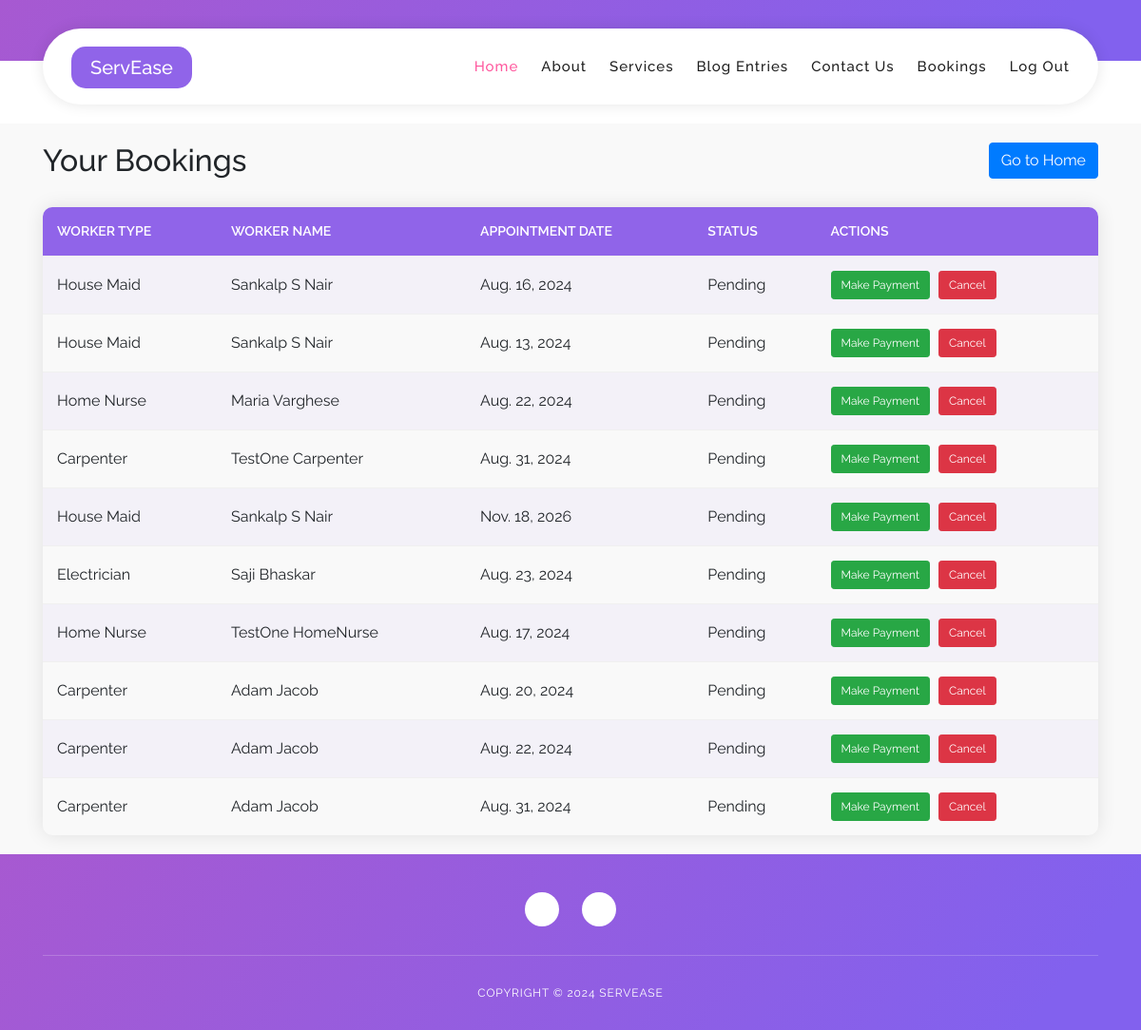
The app's page /view_bookings/ (signed in), older data.
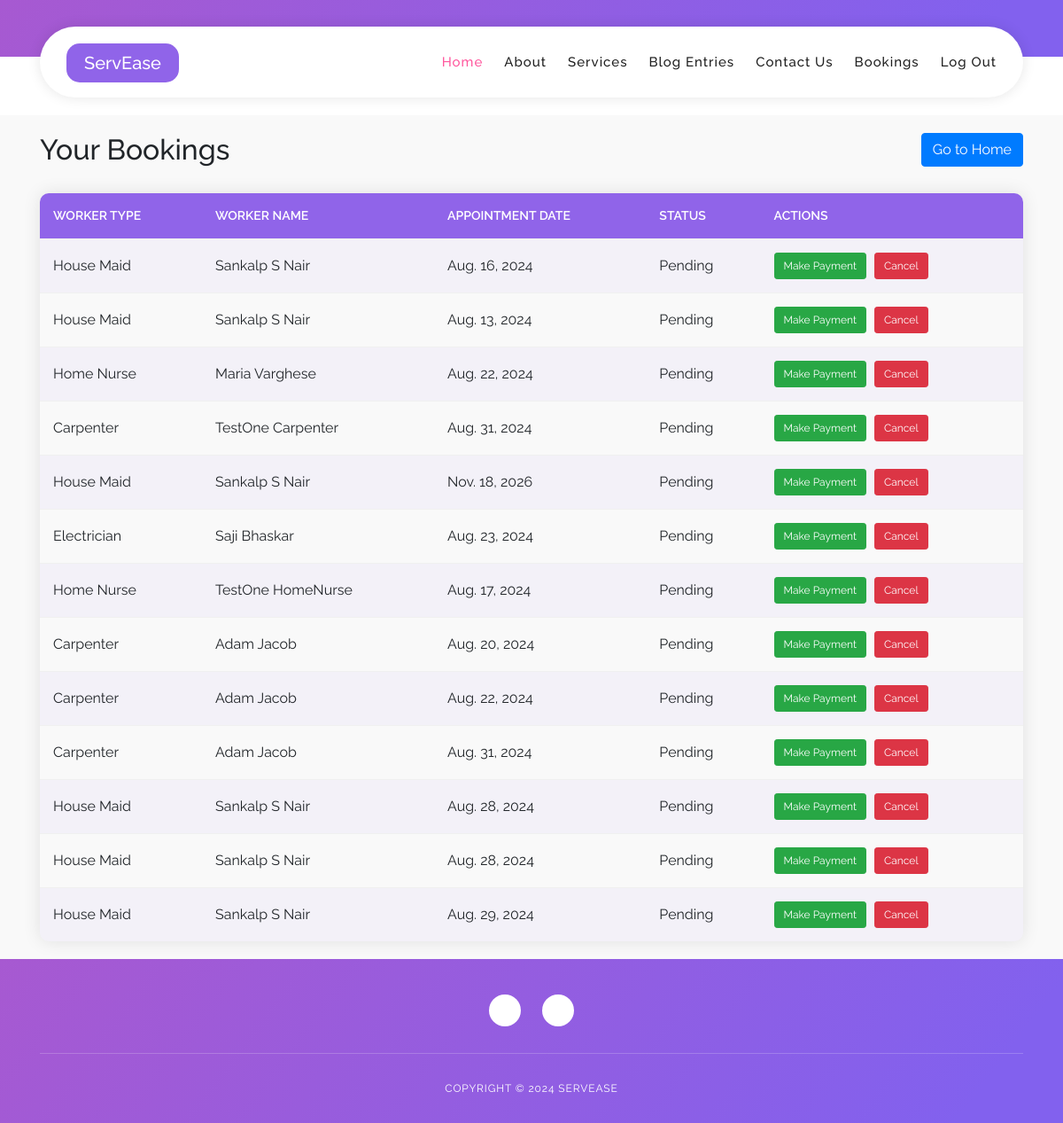
The same page, newer data.
### Home_app/models.py (models this page shows, shortened)
class Booking(models.Model):
    worker_id = models.ForeignKey('Users', on_delete=models.CASCADE, related_name='bookings')
    worker_type = models.CharField(max_length=50, choices=[
        ('House Maid', 'House Maid'),
        ('Carpenter', 'Carpenter'),
        ('Plumber', 'Plumber'),
        ('Electrician', 'Electrician'),
        ('Home Nurse', 'Home Nurse'),
    ])
    customer_id = models.ForeignKey('Users', on_delete=models.CASCADE, related_name='customer_bookings')
    appointment_date = models.DateField()
    appointment_time = models.TimeField()
    address = models.TextField()
    status = models.CharField(max_length=20, choices=[
        ('Pending', 'Pending'),
        ('Paid', 'Paid'),
        ('Confirmed', 'Confirmed'),
        ('Completed', 'Completed'),
        ('Cancelled', 'Cancelled'),
    ], default='Pending')
    service_type = models.CharField(max_length=100, blank=True)
    description = models.TextField(blank=True)
    pay_amount = models.DecimalField(max_digits=10, decimal_places=2, null=True, blank=True)
    hours_booked = models.PositiveIntegerField(default=1)
    class Meta:
        app_label = 'Home_app'

class Users(models.Model):
    user_id = models.AutoField(primary_key=True)
    firstname = models.CharField(max_length=20,blank=False)
    lastname = models.CharField(max_length=20,blank=False)
    email = models.EmailField(unique=True,blank=False)
    phone = models.CharField(max_length=10,null=True)
    address = models.TextField()
    place=models.CharField(max_length=30, blank=True)
    availability = models.IntegerField(default=0)
    district = models.CharField(max_length=20, blank=True)
    image = models.ImageField(upload_to='profile_pic', null=True, blank=True)
    password = models.CharField(max_length=256)
    usertype = models.CharField(max_length=20)
    active = models.BooleanField(default=True)

### Home_app/views.py (the view)
# urls.py: path('view_bookings/', views.view_bookings, name='view_bookings'),
@never_cache
def view_bookings(request):
    user_id = request.session.get('user_id')
    if not user_id:
        messages.warning(request, 'You need to log in first.')
        return redirect('login')
    bookings = Booking.objects.filter(customer_id=user_id)
    for booking in bookings:
        payment = Payments.objects.filter(booking_id=booking).first()
        booking.payment_status = payment.status if payment else 'Pending'
    context = {
        'bookings': bookings
    }
    return render(request, 'view_booking.html', context)

### templates/view_booking.html (shortened to what this page needs)
{% load static %}
<!DOCTYPE html>
<html lang="en">
  <head>
    <link rel="stylesheet" type="text/css" href="{% static 'css/bootstrap.min.css'%}">
    <link rel="stylesheet" type="text/css" href="{% static 'assets/css/font-awesome.css' %}">
    <link rel="stylesheet" href="{% static 'css/templatemo-softy-pinko.css' %}">
    </head>
    <header class="header-area header-sticky">
        <div class="container">
            <div class="row">
                <div class="col-12">
                    <nav class="main-nav">
                        <a href="#" class="logo">
                            <h5 class="serv">ServEase</h5>
                        </a>
                        <ul class="nav">
                            <li><a href="{% url 'home' %}" class="active" style="font-size: 15px;">Home</a></li>
                            <li><a href="#features" style="font-size: 15px;">About</a></li>
                            <li><a href="{%url 'services'%}" style="font-size: 15px;">Services</a></li>
                            <li><a href="#" style="font-size: 15px;">Blog Entries</a></li>
                            <li><a href="#" style="font-size: 15px;">Contact Us</a></li>
                            <li><a href="{% url 'view_bookings' %}" style="font-size: 15px;">Bookings</a></li>
                            <li><a href="{% url 'logout' %}" style="font-size: 15px;">Log Out</a></li>
                        </ul>
                    </nav>
                </div>
            </div>
        </div>
    </header>
    <footer>
        <div class="container">
            <div class="row">
                <div class="col-lg-12 col-md-12 col-sm-12">
                    <ul class="social">
                    </ul>
                </div>
            </div>
        </div>
    </footer>
    <section class="section" id="blog">
        <div class="container">
            <div class="row">
                <div class="offset-lg-3 col-lg-6">
                    <div class="center-text">
                        <br><br>
                    </div>
                </div>
            </div>
        </div>
    </section>
    <section id="profile" class="section home-feature">
        <div class="container">
            <div class="bookings-header">
                <h2>Your Bookings</h2>
                <a href="{% url 'home' %}" class="btn btn-primary">Go to Home</a>
            </div>
            {% if bookings %}
                <div class="table-responsive">
                    <table class="table table-striped table-hover">
                        <thead>
                            <tr>
                                <th>Worker Type</th>
                                <th>Worker Name</th>
                                <th>Appointment Date</th>
                                <th>Status</th>
                                <th>Actions</th>
                            </tr>
                        </thead>
                        <tbody>
                            {% for booking in bookings %}
                                <tr>
                                    <td>{{ booking.worker_type }}</td>
                                    <td>{{ booking.worker_id.firstname }} {{ booking.worker_id.lastname }}</td>
                                    <td>{{ booking.appointment_date }}</td>
                                    <td>{{ booking.status }}</td>
                                    <td class="action-buttons">
                                        {% if booking.status == 'Pending' %}
                                            <button class="btn btn-sm btn-success make-payment-btn" data-booking-id="{{ booking.id }}">Make Payment</button>
                                            <button class="btn btn-sm btn-danger cancel-booking-btn" data-booking-id="{{ booking.id }}">Cancel</button>
                                        {% elif booking.status == 'Paid' %}
                                            <button class="btn btn-sm btn-success" disabled>Paid</button>
                                            <button class="btn btn-sm btn-danger cancel-booking-btn" data-booking-id="{{ booking.id }}">Cancel</button>
                                        {% endif %}
                                    </td>
                                </tr>
                            {% endfor %}
                        </tbody>
                    </table>
                </div>
            {% else %}
                <p>You have no bookings yet.</p>
            {% endif %}
        </div>
    </section>
    <footer class="footer">
        <div class="container">
            <div class="row">
                <div class="col-lg-12 col-md-12 col-sm-12">
                    <ul class="social">
                        <li><a href="#"><i class="fa fa-facebook"></i></a></li>
                        <li><a href="#"><i class="fa fa-twitter"></i></a></li>
                    </ul>
                </div>
            </div>
            <div class="row">
                <div class="col-lg-12">
                    <p class="copyright">Copyright &copy; 2024 ServEase</p>
                </div>
            </div>
        </div>
    </footer>
  </body>
</html>

### static/css/templatemo-softy-pinko.css (style rules this page uses)
html, body, div, span, applet, object, iframe, h1, h2, h3, h4, h5, h6, p, blockquote, div pre, a, abbr, acronym, address, big, cite, code, del, dfn, em, font, img, ins, kbd, q, s, samp, small, strike, strong, sub, sup, tt, var, b, u, i, center, dl, dt, dd, ol, ul, li, figure, header, nav, section, article, aside, footer, figcaption { margin: 0; padding: 0; border: 0; outline: 0; }
ul, li { padding: 0; margin: 0; list-style: none; }
header, nav, section, article, aside, footer, hgroup { display: block; }
* { box-sizing: border-box; }
html, body { font-family: "Raleway", sans-serif; font-weight: 400; background-color: #fff; font-size: 16px; -ms-text-size-adjust: 100%; -webkit-font-smoothing: antialiased; -moz-osx-font-smoothing: grayscale; }
a { text-decoration: none !important; }
h1, h2, h3, h4, h5, h6 { margin-top: 0px; margin-bottom: 0px; }
ul { margin-bottom: 0px; }
html, body { background: #fff; font-family: "Raleway", sans-serif; }
.section { position: relative; padding-top: 100px; padding-bottom: 80px; }
.center-text { text-align: center; font-weight: 400; font-size: 16px; color: #777; line-height: 28px; letter-spacing: 1px; margin-bottom: 50px; }
.header-area { position: fixed; top: 30px; left: 0px; right: 0px; z-index: 100; height: 100px; -webkit-transition: all 0.3s ease 0s; -moz-transition: all 0.3s ease 0s; -o-transition: all 0.3s ease 0s; transition: all 0.3s ease 0s; }
.header-area .main-nav { box-shadow: 0px 0px 15px rgba(0,0,0,0.1); border-radius: 40px; min-height: 80px; background: #fff; }
.header-area .main-nav .logo { float: left; margin-top: 37px; -webkit-transition: all 0.3s ease 0s; -moz-transition: all 0.3s ease 0s; -o-transition: all 0.3s ease 0s; transition: all 0.3s ease 0s; margin-left: 30px; }
.header-area .main-nav .nav { float: right; margin-top: 27px; margin-left: 0px; margin-right: 30px; -webkit-transition: all 0.3s ease 0s; -moz-transition: all 0.3s ease 0s; -o-transition: all 0.3s ease 0s; transition: all 0.3s ease 0s; position: relative; z-index: 999; }
.header-area .main-nav .nav li { padding-left: 20px; padding-right: 20px; }
.header-area .main-nav .nav li:last-child { padding-right: 0px; }
.header-area .main-nav .nav li a { display: block; font-weight: 500; font-size: 13px; color: #fff; -webkit-transition: all 0.3s ease 0s; -moz-transition: all 0.3s ease 0s; -o-transition: all 0.3s ease 0s; transition: all 0.3s ease 0s; height: 40px; line-height: 40px; border: transparent; letter-spacing: 1px; }
.header-area.header-sticky { min-height: 80px; }
.header-area.header-sticky .logo { margin-top: 25px; }
.header-area.header-sticky .nav { margin-top: 20px !important; }
.header-area.header-sticky .nav li a { color: #1e1e1e; }
.header-area.header-sticky .nav li a.active { color: #ff589e; }
@media (max-width: 1200px) { .header-area .main-nav .nav li { padding-left: 12px; padding-right: 12px; } }
@media (max-width: 1200px) { .header-area .main-nav:before { display: none; } }
@media (min-width: 992px) { .header-area .main-nav .nav { display: flex !important; } }
.home-feature { padding-bottom: 0px; padding-top: 30px; margin-top: -220px; z-index: 9; }
footer { background-image: linear-gradient(127deg, #a759d1 0%, #8261ee 91%); padding-top: 30px; }
footer .social { overflow: hidden; margin-top: 10px; text-align: center; }
footer .social li { margin: 0px 10px; display: inline-block; }
footer .social li a { color: #9d5bd9; text-align: center; background-color: #fff; width: 36px; height: 36px; line-height: 36px; border-radius: 50%; display: inline-block; font-size: 16px; -webkit-transition: all 0.3s ease 0s; -moz-transition: all 0.3s ease 0s; -o-transition: all 0.3s ease 0s; transition: all 0.3s ease 0s; }
footer .copyright { text-align: center; border-top: 1px solid rgba(250,250,250,0.2); margin-top: 30px; padding-top: 30px; padding-bottom: 30px; font-weight: 400; font-size: 12px; color: #fff; letter-spacing: 0.88px; text-transform: uppercase; }

Row changes from the older to the newer data that the page shows:
added Booking: worker_type "House Maid", worker_id.firstname "Sankalp", worker_id.lastname "S Nair", appointment_date "Aug. 28, 2024", status "Pending"
added Booking: worker_type "House Maid", worker_id.firstname "Sankalp", worker_id.lastname "S Nair", appointment_date "Aug. 28, 2024", status "Pending"
added Booking: worker_type "House Maid", worker_id.firstname "Sankalp", worker_id.lastname "S Nair", appointment_date "Aug. 29, 2024", status "Pending"
